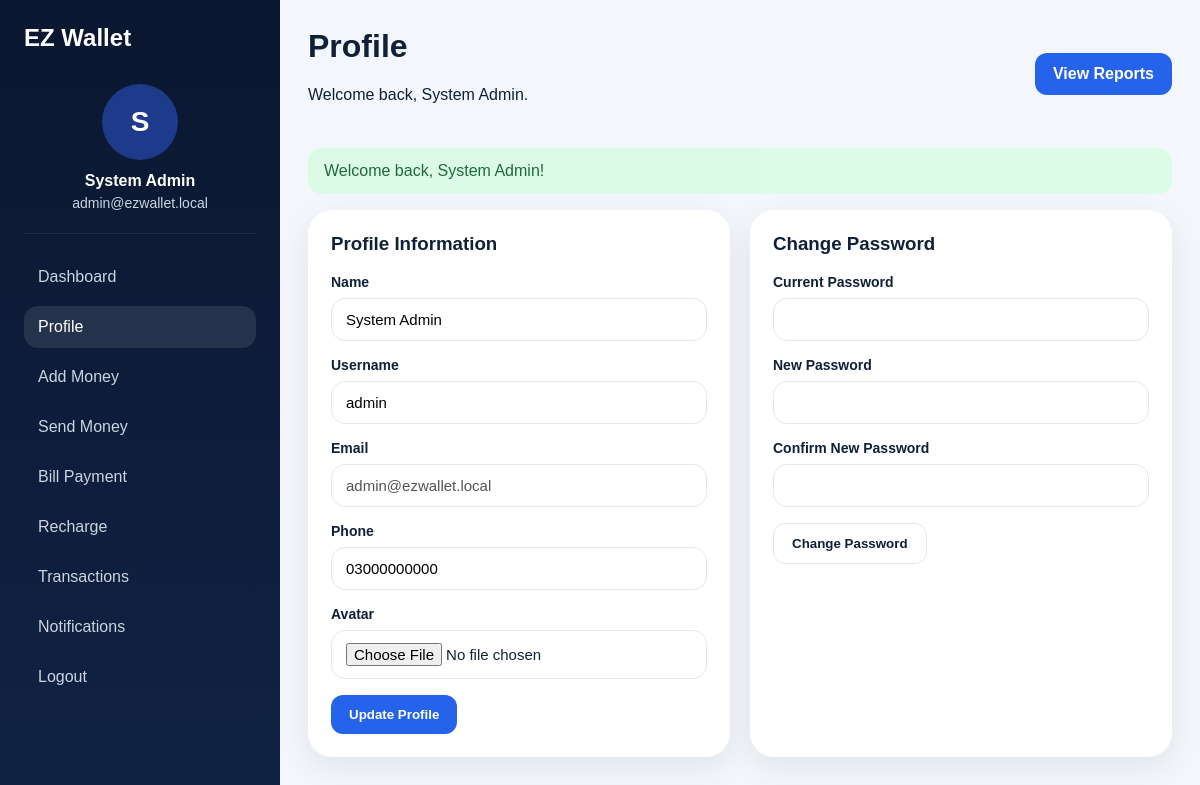
The app's page /public/index.php?route=profile (signed in) with its own data.
### tables this page shows
CREATE TABLE wallets (id INT AUTO_INCREMENT PRIMARY KEY,user_id INT NOT NULL UNIQUE,balance DECIMAL(12,2) NOT NULL DEFAULT 0.00,created_at DATETIME NOT NULL,updated_at DATETIME NOT NULL,CONSTRAINT fk_wallet_user FOREIGN KEY (user_id) REFERENCES users(id) ON DELETE CASCADE);

CREATE TABLE users (id INT AUTO_INCREMENT PRIMARY KEY,name VARCHAR(120) NOT NULL,username VARCHAR(80) NOT NULL UNIQUE,email VARCHAR(150) NOT NULL UNIQUE,phone VARCHAR(30) NOT NULL,password_hash VARCHAR(255) NOT NULL,role ENUM('admin','user') NOT NULL DEFAULT 'user',status ENUM('active','inactive') NOT NULL DEFAULT 'active',avatar VARCHAR(255) NULL,created_at DATETIME NOT NULL,updated_at DATETIME NOT NULL);

### controllers/BaseController.php (called while the page is built, shortened)
<?php
abstract class BaseController
{
    protected function view(string $view, array $data = [], string $layout = 'app'): void
    {
        extract($data);
        $layoutFile = __DIR__ . '/../views/layouts/' . $layout . '.php';
        require $layoutFile;
    }
}

### controllers/UserController.php (called while the page is built, shortened)
<?php
class UserController extends BaseController
{
    public function profile(): void { require_login(); $this->view('user/profile', ['title'=>'Profile','user'=>auth_user()], 'dashboard'); }
}

### public/index.php (called while the page is built, shortened)
<?php
require_once __DIR__ . '/../routes/web.php';
$route = $_GET['route'] ?? 'home';
[$controllerClass, $method] = $routes[$route];
$controller = new $controllerClass();
$controller->$method();

### models/BaseModel.php (called while the page is built, shortened)
<?php
abstract class BaseModel
{
    public function __construct()
    {
        $this->db = Database::getInstance();
    }
}

### config/database.php (called while the page is built)
<?php
class Database
{
    private static ?PDO $instance = null;
    public static function getInstance(): PDO
    {
        if (self::$instance === null) {
            $config = require __DIR__ . '/app.php';
            $db = $config['db'];
            $dsn = sprintf(
                'mysql:host=%s;port=%s;dbname=%s;charset=%s',
                $db['host'],
                $db['port'],
                $db['database'],
                $db['charset']
            );
            self::$instance = new PDO($dsn, $db['username'], $db['password'], [
                PDO::ATTR_ERRMODE => PDO::ERRMODE_EXCEPTION,
                PDO::ATTR_DEFAULT_FETCH_MODE => PDO::FETCH_ASSOC,
                PDO::ATTR_EMULATE_PREPARES => false,
            ]);
        }
        return self::$instance;
    }
}

### models/User.php (called while the page is built, shortened)
<?php
class User extends BaseModel
{
    public function findById(int $id): ?array
    {
        $stmt = $this->db->prepare("SELECT u.*, w.balance FROM users u LEFT JOIN wallets w ON w.user_id=u.id WHERE u.id=?");
        $stmt->execute([$id]);
        return $stmt->fetch() ?: null;
    }
}

### includes/auth.php (called while the page is built, shortened)
<?php
function auth_user(): ?array
{
    if (!empty($_SESSION['user_id'])) {
        return (new User())->findById((int)$_SESSION['user_id']);
    }
    return null;
}

### includes/helpers.php (called while the page is built, shortened)
<?php
function app_config(): array
{
    static $config = null;
    if ($config === null) {
        $config = require __DIR__ . '/../config/app.php';
    }
    return $config;
}
function base_url(string $path = ''): string
{
    $base = rtrim(app_config()['base_path'], '/');
    $path = ltrim($path, '/');
    return $base . ($path ? '/' . $path : '');
}
function e(?string $value): string
{
    return htmlspecialchars((string)$value, ENT_QUOTES, 'UTF-8');
}
function current_route(): string
{
    return $_GET['route'] ?? 'home';
}
function route_is(string $route): bool
{
    return current_route() === $route;
}

### config/app.php (called while the page is built)
<?php
return [
    'app_name' => 'EZ Wallet Secure Financial Transaction',
    'base_path' => '/ez_wallet_secure/public',
    'db' => [
        'host' => '127.0.0.1',
        'port' => '3306',
        'database' => 'ez_wallet_secure',
        'username' => 'root',
        'password' => '',
        'charset' => 'utf8mb4',
    ],
    'currency' => 'PKR',
    'upload_dir' => dirname(__DIR__) . '/uploads/avatars',
    'max_upload_size' => 2097152,
];

### views/user/profile.php (the view)
<div class="grid-2"><div class="card"><h3>Profile Information</h3><form method="post" action="<?= base_url('index.php?route=profile/update') ?>" enctype="multipart/form-data"><input type="hidden" name="_csrf" value="<?= csrf_token() ?>"><div class="form-group"><label>Name</label><input type="text" name="name" value="<?= e($user['name']) ?>" required></div><div class="form-group"><label>Username</label><input type="text" name="username" value="<?= e($user['username']) ?>" required></div><div class="form-group"><label>Email</label><input type="email" value="<?= e($user['email']) ?>" disabled></div><div class="form-group"><label>Phone</label><input type="text" name="phone" value="<?= e($user['phone']) ?>" required></div><div class="form-group"><label>Avatar</label><input type="file" name="avatar" accept=".jpg,.jpeg,.png,.webp"></div><button class="btn btn-primary" type="submit">Update Profile</button></form></div><div class="card"><h3>Change Password</h3><form method="post" action="<?= base_url('index.php?route=profile/password') ?>"><input type="hidden" name="_csrf" value="<?= csrf_token() ?>"><div class="form-group"><label>Current Password</label><input type="password" name="current_password" required></div><div class="form-group"><label>New Password</label><input type="password" name="password" required></div><div class="form-group"><label>Confirm New Password</label><input type="password" name="confirm_password" required></div><button class="btn btn-outline" type="submit">Change Password</button></form></div></div>

### views/partials/sidebar.php
<?php $auth = auth_user(); ?><aside class="sidebar"><div class="sidebar-brand">EZ Wallet</div><div class="sidebar-user"><div class="avatar-circle"><?php if (!empty($auth['avatar'])): ?><img src="<?= base_url('../uploads/avatars/' . $auth['avatar']) ?>" alt="Avatar" class="avatar-img"><?php else: ?><span><?= strtoupper(substr($auth['name'], 0, 1)) ?></span><?php endif; ?></div><h4><?= e($auth['name']) ?></h4><p><?= e($auth['email']) ?></p></div><nav class="sidebar-nav"><a href="<?= base_url('index.php?route=dashboard') ?>" class="<?= route_is('dashboard') ? 'active' : '' ?>">Dashboard</a><a href="<?= base_url('index.php?route=profile') ?>" class="<?= route_is('profile') ? 'active' : '' ?>">Profile</a><a href="<?= base_url('index.php?route=wallet/add-money') ?>">Add Money</a><a href="<?= base_url('index.php?route=wallet/send-money') ?>">Send Money</a><a href="<?= base_url('index.php?route=wallet/bill-payment') ?>">Bill Payment</a><a href="<?= base_url('index.php?route=wallet/recharge') ?>">Recharge</a><a href="<?= base_url('index.php?route=transactions') ?>">Transactions</a><a href="<?= base_url('index.php?route=notifications') ?>">Notifications</a><a href="<?= base_url('index.php?route=logout') ?>">Logout</a></nav></aside>

### views/partials/dashboard_header.php
<?php $auth = auth_user(); ?><header class="dashboard-header"><div><h1><?= e($title ?? 'Dashboard') ?></h1><p>Welcome back, <?= e($auth['name']) ?>.</p></div><div class="header-actions"><?php if ($auth['role'] === 'user'): ?><a href="<?= base_url('index.php?route=wallet/send-money') ?>" class="btn btn-primary">Send Money</a><a href="<?= base_url('index.php?route=wallet/add-money') ?>" class="btn btn-outline">Add Money</a><?php else: ?><a href="<?= base_url('index.php?route=admin/reports') ?>" class="btn btn-primary">View Reports</a><?php endif; ?></div></header>

### assets/css/app.css (style rules this page uses)
:root { --bg:#07111f;--bg2:#0c1b31;--text:#102038;--muted:#64748b;--primary:#2563eb;--primary2:#1d4ed8;--success:#15803d;--danger:#dc2626;--border:#e2e8f0 }
* { box-sizing:border-box }
body { margin:0;font-family:Arial,Helvetica,sans-serif;color:var(--text);background:#f3f7fb }
a { text-decoration:none;color:var(--primary) }
h1,h2,h3,h4,p { margin-top:0 }
.btn { display:inline-flex;align-items:center;justify-content:center;padding:12px 18px;border-radius:12px;border:none;cursor:pointer;font-weight:700 }
.btn-primary { background:var(--primary);color:#fff }
.btn-outline { background:#fff;border:1px solid var(--border);color:var(--text) }
.glass-card,.card,.info-card,.auth-card,.form-card,.stat-card { background:#fff;border:1px solid rgba(255,255,255,.4);border-radius:24px;box-shadow:0 10px 30px rgba(15,23,42,.08) }
.two-col,.grid-2 { display:grid;grid-template-columns:repeat(2,1fr);gap:20px }
.form-group { display:grid;gap:8px;margin-bottom:16px }
.form-group label { font-weight:700;font-size:14px }
.form-group input,.form-group textarea,.form-group select { width:100%;padding:12px 14px;border:1px solid var(--border);border-radius:14px;background:#fff;font-size:15px }
.sidebar { background:linear-gradient(180deg,#0b1730,#102244);color:#fff;padding:24px;position:sticky;top:0;height:100vh }
.sidebar-brand { font-size:24px;font-weight:800;margin-bottom:20px }
.sidebar-user { text-align:center;padding:12px 0 22px;border-bottom:1px solid rgba(255,255,255,.08) }
.avatar-circle { width:76px;height:76px;border-radius:50%;background:#1e3a8a;display:grid;place-items:center;margin:0 auto 12px;font-size:28px;font-weight:800;overflow:hidden }
.sidebar-user h4 { margin:0 0 5px }
.sidebar-user p { margin:0;color:#cbd5e1;font-size:14px }
.sidebar-nav { display:grid;gap:8px;margin-top:22px }
.sidebar-nav a { color:#cbd5e1;padding:12px 14px;border-radius:14px }
.sidebar-nav a.active,.sidebar-nav a:hover { background:rgba(255,255,255,.1);color:#fff }
.dashboard-header { display:flex;justify-content:space-between;align-items:center;padding:28px 28px 0;gap:16px }
.header-actions { display:flex;gap:10px;flex-wrap:wrap }
.card { padding:22px }

### records on screen
wallets: user.name "S", user.name "System Admin", user.email "admin@ezwallet.local", name "System Admin", username "admin", phone "03000000000"

### other values on screen
$title "Profile"
$flash['message'] "Welcome back, System Admin!"
